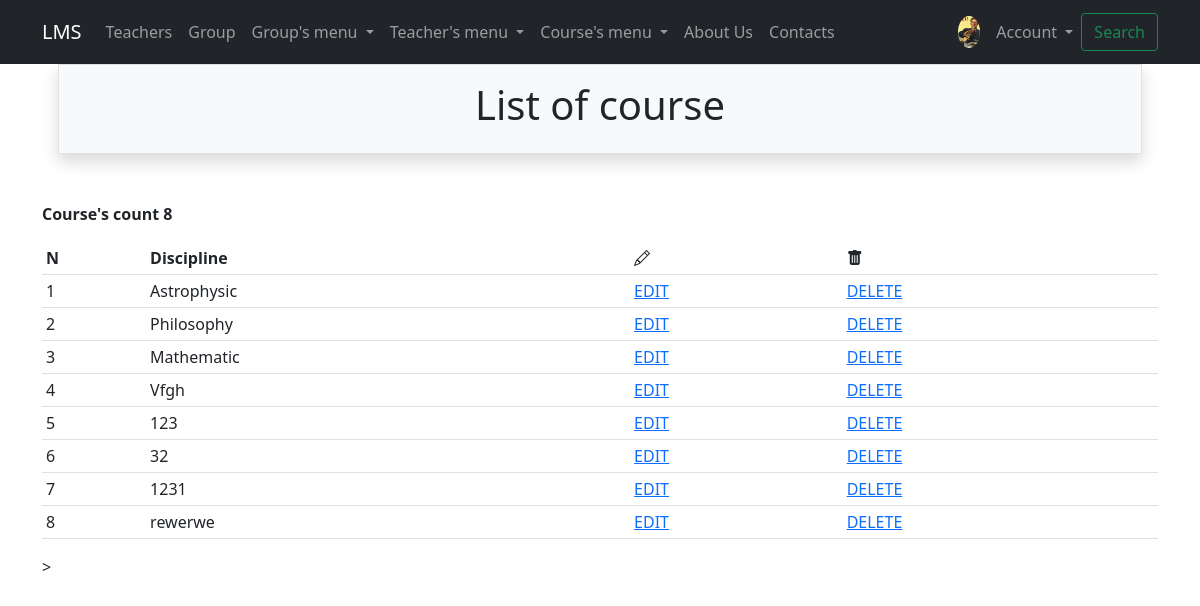
The page /courses/ (signed in) on the database its author committed.
### accounts/models.py (models this page shows)
class Profile(models.Model):
    user = models.OneToOneField(to=User, on_delete=models.CASCADE, related_name='profile')
    avatar = models.ImageField(null=True, default='default.jpg', upload_to='avatars/')
    interests = models.CharField(max_length=250, null=True)

### courses/models.py (models this page shows, shortened)
class Course(models.Model):
    discipline = models.CharField(max_length=60, unique=True, blank=True, null=True)
    course = models.OneToOneField('groups.Group', on_delete=models.SET_NULL, null=True, related_name='number_course')

### courses/views.py (the view)
# urls.py: path('', CourseListView.as_view(), name='list'),
class CourseListView(LoginRequiredMixin, ListView):
    model = Course
    form_class = CourseBaseForm
    success_url = reverse_lazy('courses:list')
    template_name = 'courses/list.html'

### core/context_processors.py (called while the page is built)
def get_params(request):
    context = {}
    params = request.GET
    if 'page' in params:
        params = copy(params)
        del params['page']
    context['get_params'] = params.urlencode()
    return context

### courses/templates/courses/list.html (shortened to what this page needs)
{% extends 'base.html' %}
{% load crispy_forms_tags %}
{% block header %}
    List of course
{% endblock %}
{% block content %}
    <p><strong>Course's count {{ object_list.count }}</strong></p>
    <table class="table table-sm">
        <tr>
            <th>N</th>
            <th>Discipline</th>
            <th><i class="bi bi-pencil"></i></th>
            <th><i class="bi bi-trash-fill"></i></th>
        </tr>
        {% for args in object_list %}
        <tr>
            <td>{{forloop.counter}}</td>
            <td>{{args.discipline}}</td>
            <td> <a href = "{% url 'courses:update' args.id %}">EDIT</a> </td>
            <td> <a href = "{% url 'courses:delete' args.id %}">DELETE</a> </td>
        </tr>
        {% endfor %}
    </table>>
{% endblock %}

### templates/includes/nav_bar.html (shortened to what this page needs)
<nav class="navbar navbar-expand-lg navbar-dark bg-dark fixed-top navbar-expand-lg font-weight-bold">
  <div class="container">
    <a class="navbar-brand" href="{% url 'index' %}">LMS</a>
    <div class="collapse navbar-collapse" id="navbarSupportedContent">
      <ul class="navbar-nav me-auto mb-2 mb-lg-0">
        <li class="nav-item">
          <a class="nav-link" href="{% url 'teachers:list' %}">Teachers</a>
        </li>
        <li class="nav-item">
          <a class="nav-link" href="{% url 'groups:list' %}">Group</a>
        </li>
        <li class="nav-item dropdown">
          <a class="nav-link dropdown-toggle" href="#" id="navbarDropdown" role="button" data-bs-toggle="dropdown" aria-expanded="false">
            Group's menu
          </a>
        </li>
        <li class="nav-item dropdown">
          <a class="nav-link dropdown-toggle" href="#" id="navbarDropdown" role="button" data-bs-toggle="dropdown" aria-expanded="false">
            Teacher's menu
          </a>
        </li>
        <li class="nav-item dropdown">
          <a class="nav-link dropdown-toggle" href="#" id="navbarDropdown" role="button" data-bs-toggle="dropdown" aria-expanded="false">
            Course's menu
          </a>
        </li>
        <li class="nav-item">
          <a class="nav-link" href="/about/" tabindex="-1" >About Us</a>
        </li>
        <li class="nav-item">
          <a class="nav-link" href="/contacts/" tabindex="-1" >Contacts</a>
        </li>
      </ul>
      {% if user.is_authenticated %}
          <div><img class="rounded-circle p-1 m-1" widht="40" height="40" src="{{user.profile.avatar.url}}"></div>
           {% endif %}
      <ul class="navbar-nav d-flex">
         <li class="nav-item dropdown">
           <a class="nav-link dropdown-toggle" href="#" id="navbarDropdown3" role="button" data-bs-toggle="dropdown" aria-expanded="false">
             Account
           </a>
         </li>
       </ul>
      <form class="d-flex">
        <a class="btn btn-outline-success" data-bs-toggle="collapse" href="#collapseExample" role="button"
           aria-expanded="false" aria-controls="collapseExample">
            Search
        </a>
      </form>
    </div>
  </div>
</nav>

### rows shown on the page
Course: discipline "Astrophysic"
Course: discipline "Philosophy"
Course: discipline "Mathematic"
Course: discipline "Vfgh"
Course: discipline "123"
Course: discipline "32"
Course: discipline "1231"
Course: discipline "rewerwe"

### other values the page prints
{{ object_list.count }} "8"
